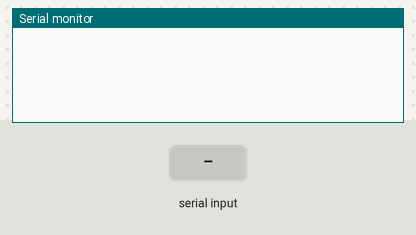
A sketch run on a simulated Arduino Uno, built with avr-gcc and run on an emulated ATmega328P. On the bench: the last lines printed to the serial monitor. The test bench sets the inputs (shaded band).

Above: at 1.2 s.
1.3 s: "PING,123\n" received over Serial
At 2.0 s:
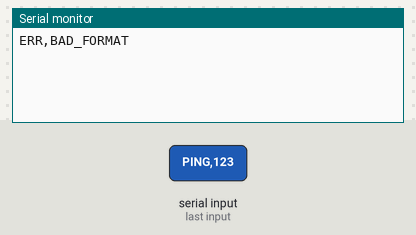
2.8 s: "PING\n" received over Serial
At 3.1 s:
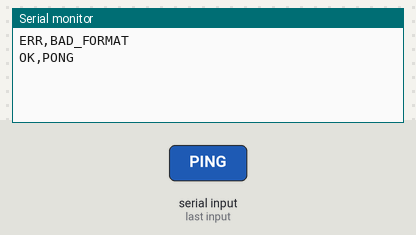
4.3 s: "STATUS\n" received over Serial
At 5.5 s:
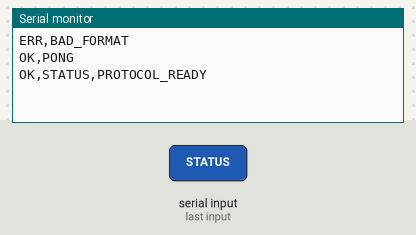
5.8 s: "1\n" received over Serial
At 6.6 s:
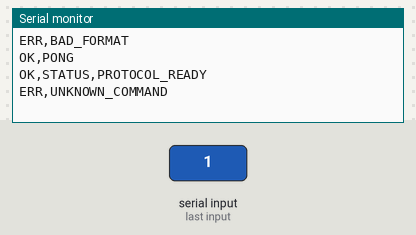

Measured:
- after the input at 1.3 s, the serial monitor: prints a new line at once (image 1)
- after the input at 2.8 s, the serial monitor: prints a new line at once (image 2)
- after the input at 4.3 s, the serial monitor: prints a new line at once (image 3)
- after the input at 5.8 s, the serial monitor: prints a new line at once (image 4)

The sketch:

wheelchair_arduino.ino
```cpp
/*
 * File: wheelchair_arduino.ino
 *
 * Project: TCNJ Autonomous Wheelchair
 * Component: Stage 1 - Communication Protocol
 *
 * Purpose:
 *   Receive newline-terminated text commands over the Arduino serial
 *   interface, validate them, and return a response.
 *
 * Supported commands:
 *   PING   -> OK,PONG
 *   STATUS -> OK,STATUS,PROTOCOL_READY
 *
 * Error responses:
 *   ERR,BAD_FORMAT
 *   ERR,UNKNOWN_COMMAND
 *   ERR,LINE_TOO_LONG
 *
 * IMPORTANT:
 *   This is communication-only firmware. It does not control motors,
 *   read sensors, or implement wheelchair motion.
 */

// ---------------------------------------------------------------------
// 1. CONFIGURATION
// ---------------------------------------------------------------------

// Communication speed, measured in bits per second.
//
// The Raspberry Pi software must eventually use the same baud rate.
// 115200 is our initial development choice, not a confirmed hardware
// requirement. We can change it if our final setup requires something
// different.
const unsigned long SERIAL_BAUD_RATE = 115200;

// Maximum number of command characters, excluding the newline.
//
// For example, "STATUS" is 6 characters.
// The buffer also needs one extra character for the terminating '\0'
// used by C-style strings.
const size_t MAX_COMMAND_LENGTH = 63;

// Buffer for accumulating one incoming command.
//
// A fixed-size buffer gives us a predictable memory requirement and
// prevents arbitrarily long incoming messages from growing in memory.
char commandBuffer[MAX_COMMAND_LENGTH + 1];

// Number of characters currently stored in commandBuffer.
size_t commandLength = 0;

// Set to true if an incoming line exceeds MAX_COMMAND_LENGTH.
//
// When this happens, the firmware discards the remainder of that line
// and reports an error when it reaches the newline.
bool lineTooLong = false;


// ---------------------------------------------------------------------
// 2. RESPONSE HELPERS
// ---------------------------------------------------------------------

/*
 * Send a successful response.
 *
 * Serial.println() appends a line ending, so the receiver can identify
 * where the response ends.
 */
void sendSuccess(const char* message)
{
    Serial.print("OK,");
    Serial.println(message);
}


/*
 * Send an error response.
 *
 * Error responses use a consistent format:
 *
 *   ERR,error_code
 *
 * This lets the future Raspberry Pi software distinguish protocol
 * errors from successful responses.
 */
void sendError(const char* errorCode)
{
    Serial.print("ERR,");
    Serial.println(errorCode);
}


// ---------------------------------------------------------------------
// 3. COMMAND PROCESSING
// ---------------------------------------------------------------------

/*
 * Process one complete command.
 *
 * The command is expected to be a null-terminated C-style string.
 * The newline has already been removed by the input-handling code.
 */
void processCommand(const char* command)
{
    // Ignore empty commands.
    //
    // For example, an empty line in the Serial Monitor should not
    // generate an error or cause any action.
    if (command[0] == '\0')
    {
        return;
    }

    // PING is a basic communication check.
    //
    // It confirms that a complete command reached the Arduino and that
    // the Arduino was able to process and respond to it.
    if (strcmp(command, "PING") == 0)
    {
        sendSuccess("PONG");
        return;
    }

    // STATUS reports the state of this communication firmware only.
    //
    // It does not confirm that the motors, sensors, battery, or other
    // wheelchair subsystems are operational.
    if (strcmp(command, "STATUS") == 0)
    {
        sendSuccess("STATUS,PROTOCOL_READY");
        return;
    }

    // Commands with commas are not supported in Stage 1.
    //
    // For example, "PING,123" includes an unsupported argument.
    // We reject it instead of silently accepting extra information.
    if (strchr(command, ',') != nullptr)
    {
        sendError("BAD_FORMAT");
        return;
    }

    // If execution reaches this point, the command is not recognized.
    //
    // Examples:
    //   START
    //   STOP
    //   ping
    //
    // These are not supported commands in this initial protocol.
    sendError("UNKNOWN_COMMAND");
}


// ---------------------------------------------------------------------
// 4. INPUT LINE HANDLING
// ---------------------------------------------------------------------

/*
 * Handle a single incoming character.
 *
 * Characters are collected until '\n' arrives. This approach allows
 * loop() to continue checking for input without waiting for an entire
 * command to arrive in one blocking read.
 */
void receiveCharacter(char incomingCharacter)
{
    // A newline marks the end of a command.
    if (incomingCharacter == '\n')
    {
        // If the command exceeded the buffer limit, report one error
        // and discard the entire oversized line.
        if (lineTooLong)
        {
            sendError("LINE_TOO_LONG");
        }
        else
        {
            // Add the null terminator so standard C string functions
            // such as strcmp() can safely examine the command.
            commandBuffer[commandLength] = '\0';

            // Some serial monitors send CRLF ("\r\n") instead of
            // just LF ("\n"). Remove a trailing carriage return so
            // that commands like "PING\r\n" are accepted.
            if (commandLength > 0 &&
                commandBuffer[commandLength - 1] == '\r')
            {
                commandBuffer[commandLength - 1] = '\0';
            }

            // Process the complete command.
            processCommand(commandBuffer);
        }

        // Reset the input state for the next command.
        commandLength = 0;
        lineTooLong = false;

        // The newline has been handled; no further processing needed.
        return;
    }

    // Once a line is oversized, ignore all additional characters until
    // its newline arrives. This prevents the remainder of that line
    // from being interpreted as a separate command.
    if (lineTooLong)
    {
        return;
    }

    // Store the character if space remains in the buffer.
    if (commandLength < MAX_COMMAND_LENGTH)
    {
        commandBuffer[commandLength] = incomingCharacter;
        commandLength++;
    }
    else
    {
        // The buffer is full. Mark this entire line as invalid.
        //
        // We do not write beyond the end of commandBuffer.
        lineTooLong = true;
    }
}


// ---------------------------------------------------------------------
// 5. ARDUINO INITIALIZATION
// ---------------------------------------------------------------------

void setup()
{
    // Start serial communication.
    //
    // Open the Serial Monitor at the same baud rate when testing.
    Serial.begin(SERIAL_BAUD_RATE);

    // Initialize the command parser's state.
    commandLength = 0;
    lineTooLong = false;

    // No motor pins or motor drivers are initialized in Stage 1.
}


// ---------------------------------------------------------------------
// 6. MAIN LOOP
// ---------------------------------------------------------------------

void loop()
{
    // Process every character currently waiting in the serial buffer.
    //
    // Checking Serial.available() before Serial.read() prevents the
    // code from attempting to read when no character is available.
    //
    // We intentionally do not add a delay here. The loop can continue
    // checking for incoming data as it becomes available.
    while (Serial.available() > 0)
    {
        // Read one character from the serial input buffer.
        char incomingCharacter = (char)Serial.read();

        // Add the character to the current line or process the line
        // if this character marks its end.
        receiveCharacter(incomingCharacter);
    }
}
```
